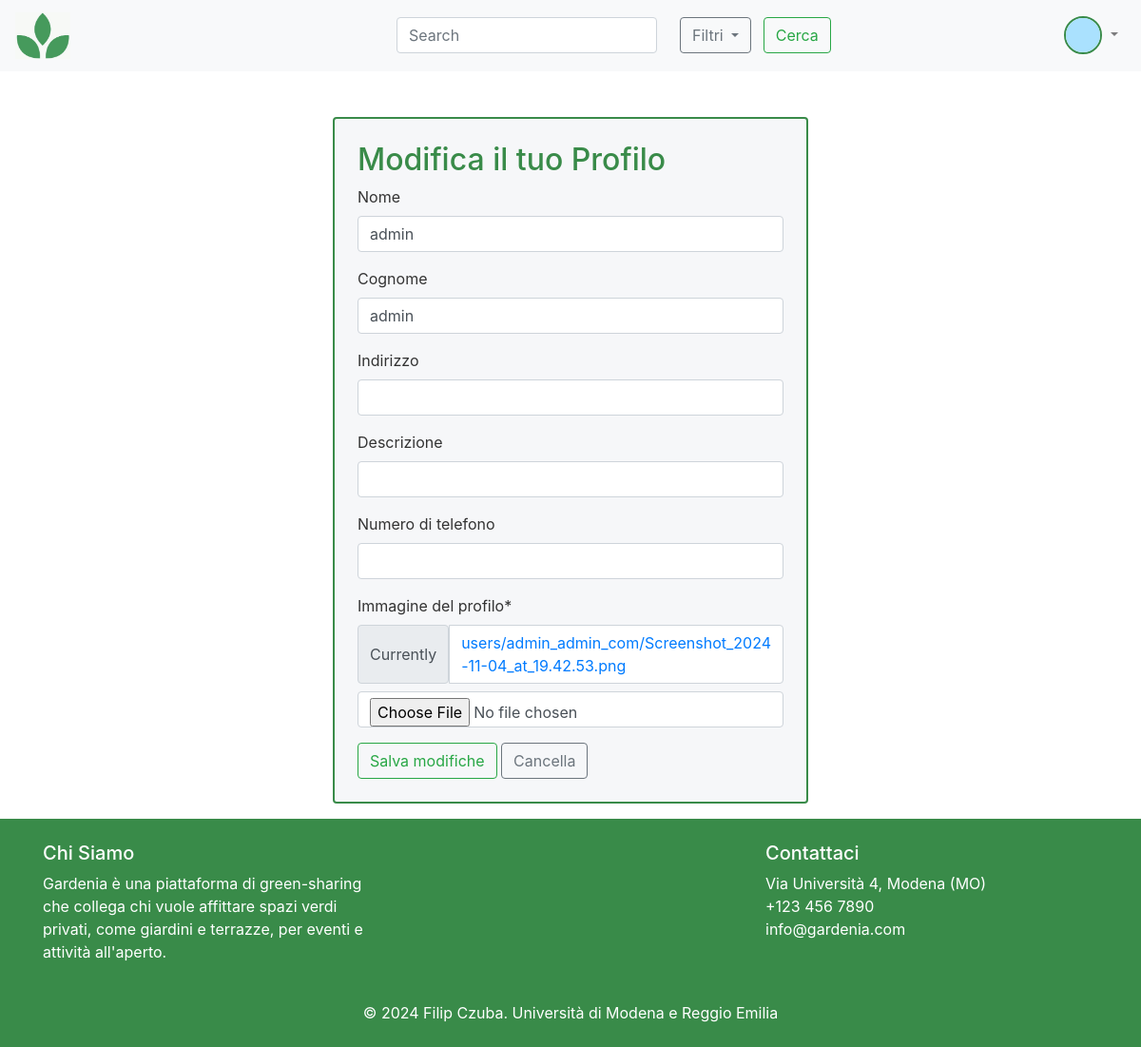
Screenshot of /edit/ (signed in) with the database file from the repository.
### accounts/models.py (models this page shows, shortened)
class CustomUser(AbstractUser):
    USER_TYPE_CHOICES = [
        ('landlord', 'Landlord'),
        ('renter', 'Renter'),
    ]
    username = None
    name = models.CharField(max_length=30, blank=True)
    surname = models.CharField(max_length=30, blank=True)
    user_type = models.CharField(max_length=10, choices=USER_TYPE_CHOICES, default='renter')
    address = models.CharField(max_length=255, blank=True)
    description = models.CharField(max_length=400, null=True, blank=True)
    phone_number = models.CharField(max_length=20, blank=True)
    profile_picture = models.ImageField(upload_to=user_profile_directory_path, default='assets/default_user.png')
    email = models.EmailField(unique=True)
    objects = CustomUserManager()
    EMAIL_FIELD = 'email'
    USERNAME_FIELD = 'email'
    REQUIRED_FIELDS = ['name', 'surname', 'user_type']  # Fields required during user creation
    groups = models.ManyToManyField(
        'auth.Group',
        related_name='customuser_set',
        blank=True,
        help_text='The groups this user belongs to.',
        verbose_name='groups'
    )
    user_permissions = models.ManyToManyField(
        'auth.Permission',
        related_name='customuser_set',
        blank=True,
        help_text='Specific permissions for this user.',
        verbose_name='user permissions'
    )

### accounts/views.py (the view)
# urls.py: path('edit/', edit_profile, name='edit_profile'),
@login_required
def edit_profile(request):
    if request.method == 'POST':
        form = UserProfileForm(request.POST, request.FILES, instance=request.user)
        if form.is_valid():
            form.save()  # Salva le modifiche al profilo
            return redirect('home')  # Reindirizza alla home o alla pagina del profilo
    else:
        form = UserProfileForm(instance=request.user)  # Carica i dati esistenti dell'utente nel modulo
    return render(request, 'accounts/edit_profile.html', {'form': form})

### accounts/forms.py
class UserProfileForm(forms.ModelForm):
    class Meta:
        model = CustomUser  # Use CustomUser instead of UserProfile
        fields = ['name', 'surname', 'address', 'description', 'phone_number', 'profile_picture']
        labels = {
            'name': 'Nome',
            'surname': 'Cognome',
            'address': 'Indirizzo',
            'description': 'Descrizione',
            'phone_number': 'Numero di telefono',
            'profile_picture': 'Immagine del profilo',
        }

### accounts/templates/accounts/edit_profile.html (shortened to what this page needs)
{% extends 'basebs.html' %}
{% load crispy_forms_tags%}
{% block content %}
<div class="container mt-5">
    <div class="container d-flex justify-content-center mt-5 my-3">
        <div class="form-container p-4 rounded">
    <h2 style="color:#398b49;">Modifica il tuo Profilo</h2>
    <form method="post" enctype="multipart/form-data">
        {{ form | crispy}}
        <button type="submit" class="btn btn-outline-success">Salva modifiche</button>
        <a class="btn btn-outline-secondary my-2 my-sm-0" href="{% url 'home' %}">Cancella</a>
    </form>
</div>
</div>
</div>
{% endblock %}

### templates/basebs.html (shortened to what this page needs)
<!DOCTYPE html>
<html lang="en">
<head>
    {% block head %}
        <link rel="stylesheet" href="https://cdn.jsdelivr.net/npm/bootstrap@4.6.1/dist/css/bootstrap.min.css">
    {% endblock %}
    {% load crispy_forms_tags %}
    {% load static %}
</head>
<body>
<header class="top-bar">
    <nav class="navbar navbar-expand-lg navbar-light bg-light">
        <a class="navbar-brand" href="{% url 'home' %}">
            <img src="{% static 'assets/logo.png' %}" alt="logo" style="width: 15%; height: auto;">
        </a>
        <form class="form-inline my-2 my-lg-0" method="GET" action="{% url 'home' %}">
            <input class="form-control mr-sm-2" type="search" name="q" placeholder="Search" aria-label="Search" value="{{ request.GET.q }}">
            <div class="dropdown ml-3">
                <button class="btn btn-outline-secondary dropdown-toggle" type="button" id="filterDropdown" data-toggle="dropdown" aria-haspopup="true" aria-expanded="false">
                    Filtri
                </button>
                        <button type="submit" class="btn btn-outline-success mx-2">Cerca</button>
                    </form>
        <div class="ml-auto">
            {% if user.is_authenticated %}
            <ul class="navbar-nav">
                <li class="nav-item dropdown">
                    <a class="nav-link dropdown-toggle" href="#" id="navbarDropdown" role="button" data-toggle="dropdown" aria-haspopup="true" aria-expanded="false">
                        <img src="{% if user.profile_picture %}{{ user.profile_picture.url }}{% else %}{% static 'assets/default_user.png' %}{% endif %}" alt="User Profile" class="rounded-circle" style="width: 40px; height: 40px; border: 2px solid #398b49;">
                    </a>
                </li>
            </ul>
            {% else %}
            <a class="btn btn-outline-success my-2 my-sm-0" href="{% url 'login' %}">Login</a>
            <a class="btn btn-outline-secondary my-2 my-sm-0" href="{% url 'register' %}">Registrati</a>
            {% endif %}
        </div>
    </nav>
</header>
    <main>
        {% block content %}
        {% endblock %}
    </main>
    <footer class="text-white py-4">
        <div class="container">
            <div class="row">
                <div class="col-md-4">
                    <h5>Chi Siamo</h5>
                    <p>Gardenia è una piattaforma di green-sharing che collega chi vuole affittare spazi verdi privati, come giardini e terrazze, per eventi e attività all'aperto.</p>
                </div>
                <div class="col-md-4"></div>
                <div class="col-md-4">
                    <h5>Contattaci</h5>
                    <ul class="list-unstyled">
                        <li>Via Università 4, Modena (MO) </li>
                        <li> <a href="tel:+1234567890" class="text-white">+123 456 7890</a></li>
                        <li> <a href="mailto:info@example.com" class="text-white">info@gardenia.com</a></li>
                    </ul>
                </div>
            </div>
            <div class="text-center mt-4">
                <p class="mb-0">&copy; 2024 Filip Czuba. Università di Modena e Reggio Emilia</p>
            </div>
        </div>
    </footer>
</body>
</html>

### templates/basebs.html (style rules this page uses)
html, body { height: 100%; }
body { display: flex; flex-direction: column; }
main { flex: 1; }
footer { background-color: #398b49; color: white; }

### accounts/templates/accounts/edit_profile.html (style rules this page uses)
.form-container { max-width: 500px; width: 100%; background-color: #f6f7f9; color: #333; border: 2px solid #398b49; border-radius: 15px; padding: 20px; }

### rows the page displays
CustomUser: profile_picture (picture), name "admin", surname "admin"
